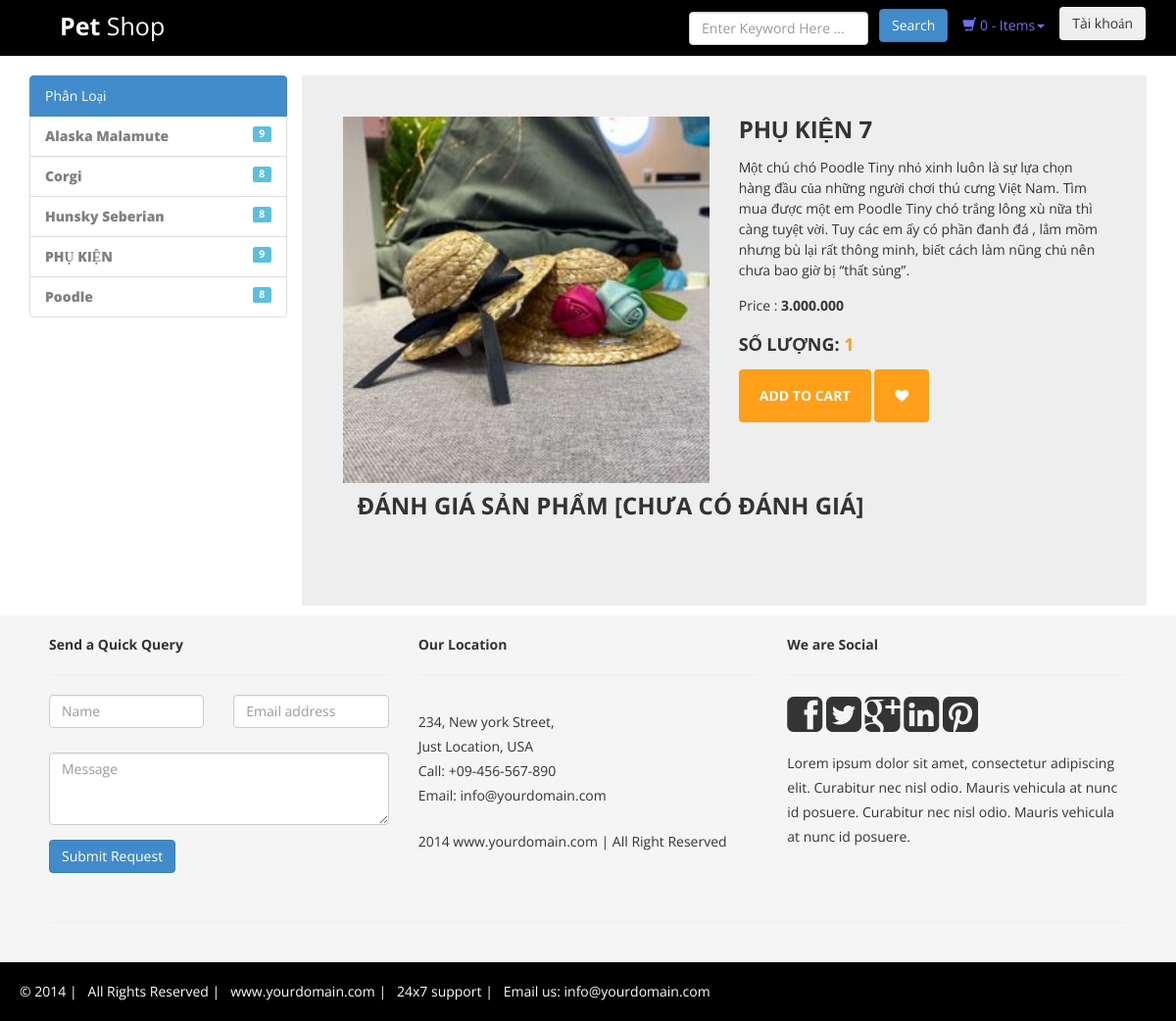
Page /DetailProduct/SayHi/15 on the committed database.
### tables this page shows
CREATE TABLE IF NOT EXISTS `sanpham` (
  `idSP` int(11) NOT NULL AUTO_INCREMENT,
  `LoaiSP` varchar(100) NOT NULL,
  `TenSP` varchar(70) NOT NULL,
  `AnhSP` varchar(256) NOT NULL,
  `GiaSP` int(11) NOT NULL,
  `giamgia` int(5) NOT NULL DEFAULT 0,
  `SoLuong` int(11) NOT NULL,
  `NoiDung` text NOT NULL,
  `ngaythem` datetime NOT NULL,
  PRIMARY KEY (`idSP`,`LoaiSP`),
  KEY `KF_1` (`LoaiSP`)
);

### mvc/core/Controller.php (called while the page is built, shortened)
<?php
class Controller{
    public function view($view, $data=[]){
        require_once "./mvc/views/".$view.".php";
    }
}
?>

### mvc/controllers/DetailProduct.php (called while the page is built, shortened)
<?php
    class DetailProduct extends Controller{
        public $sp;
        public $loai;
        public $binhluan;
        public function __construct(){
            $this->sp = $this->model('SanPhamModel');
            $this->loai = $this->model('LoaiSPModel');
            $this->binhluan = $this->model('BinhLuanModel');
        }
        function SayHi(){
            if(isset($_GET['url']))
            $arr = explode("/",$_GET['url']);
            if(isset($arr[2]))
            $idsp = $arr[2];
            $a = json_decode($this->binhluan->GetStarById($idsp));
            if(!empty($a))
                $star = round($a->star,1);
                else
                $star = "Chưa có đánh giá";
            $this->view('master1',[
                'page' => 'DetailProduct',
                "loaisp" => json_decode($this->loai->GetLoaiSPMenuLeft()),
                "menu-left" => "menu-left",
                'sp' => json_decode($this->sp->GetProductById($idsp)),
                'comment' => json_decode($this->binhluan->SelectAll($idsp)),
                'star' => $star
            ]);
        }
    }
?>

### mvc/core/App.php (called while the page is built, shortened)
<?php
class App{
    protected $action="sayhi";
    function __construct(){
        $arr = $this->UrlProcess();
        if( file_exists("./mvc/controllers/".$arr[0].".php") ){
            unset($arr[0]);
        }
        $this->controller = new $this->controller;
        if(isset($arr[1])){
            if( method_exists( $this->controller , $arr[1]) ){
                $this->action = $arr[1];
            }
            unset($arr[1]);
        }
        $this->params = $arr?array_values($arr):[];
        call_user_func_array([$this->controller, $this->action], $this->params);
    }
    function UrlProcess(){
        if( isset($_GET["url"]) ){
            return explode("/", filter_var(trim($_GET["url"], "/")));
        }
    }
}
?>

### index.php (called while the page is built, shortened)
<?php
$myApp = new App();
?>

### mvc/core/DB.php (called while the page is built, shortened)
<?php
class DB{
    protected $servername = "localhost";
    protected $username = "root";
    protected $password = "";
    protected $dbname = "shoppet";
    protected $port = "3306";
    function __construct(){
        $this->con = mysqli_connect($this->servername, $this->username, $this->password,$this->dbname,$this->port);
    }
}
?>

### mvc/models/LoaiSPModel.php (called while the page is built, shortened)
<?php
class LoaiSPModel extends DB{
    public function GetLoaiSPMenuLeft(){
        $sql = "SELECT TenLoai,loaisp,COUNT(tensp) as soluong
        FROM `loaisp` JOIN sanpham on MaLoai = loaisp
        GROUP BY loaisp";
        $rs = mysqli_query($this->con,$sql);
        $arr = [];
        while($row = mysqli_fetch_assoc($rs))
        {
            $arr[] = array(
                "ten" => $row['TenLoai'],
                "loai" => $row['loaisp'],
                "soluong" => $row['soluong']
            );
        }
        return json_encode($arr);
    }
}
?>

### mvc/models/SanPhamModel.php (called while the page is built, shortened)
<?php
class SanPhamModel extends DB{
    public function GetProductById($idsp){
        $qr = "SELECT * FROM sanpham WHERE idSP = $idsp";
        $rs = mysqli_query($this->con, $qr);
        $arr = [];
        while($row = mysqli_fetch_assoc($rs))
        {
            $arr1 = array(
                "idsp" => $row["idSP"],
                "loai" => $row["LoaiSP"],
                "ten" => $row["TenSP"],
                "anh" => $row["AnhSP"],
                "gia" => $row["GiaSP"],
                "soluong" => $row["SoLuong"],
                "noidung" => $row["NoiDung"],
                "ngaythem" => $row["ngaythem"],
                "giamgia" => $row["giamgia"]
            );
            $arr[] = $arr1;
        }
        return json_encode($arr);
    }
}
?>

### mvc/views/pages/DetailProduct.php (the view, shortened to what this page needs)
<div class="container">
    <div class="card">
        <div class="container-fliud">
            <div class="wrapper row">
                <form action="./ShoppingCart/AddToCart" method="POST">
                    <div class="preview col-md-6">
                        <div class="preview-pic tab-content">
                            <div class="tab-pane active" id="pic-1"><img src="<?php echo $data['sp'][0]->anh; ?>" />
                            </div>
                        </div>
                    </div>
                    <div class="details col-md-6">
                        <h3 class="product-title"><?php echo $data['sp'][0]->ten; ?></h3>
                        <p class="product-description"><?php echo $data['sp'][0]->noidung; ?></p>
                        <p>Price :
                            <strong
                                <?php if($data['sp'][0]->giamgia>0) echo 'class="sale"' ?>><?php echo number_format($data['sp'][0]->gia,0,"","."); ?></strong>
                        </p>
                        <h4 class="price">Số lượng: <span><?php echo $data['sp'][0]->soluong; ?></span></h4>
                        <div class="action">
                            <button class="add-to-cart btn btn-default" type="submit">add to cart</button>
                            <button class="like btn btn-default" type="button"><span
                                    class="fa fa-heart"></span></button>
                        </div>
                    </div>
                </form>
            </div>
        </div>
        <div class="container mt-5">
            <div class="d-flex justify-content-center row">
                <div class="col-md-6">
                    <div class="p-3 bg-white rounded">
                        <h3 class="product-title">Đánh giá sản phẩm
                            [<?php  if(isset($data['star'])) echo $data['star']; ?>]
                        </h3>
                    </div>
                </div>
            </div>
        </div>
    </div>
</div>
</div>

### mvc/views/master1.php (shortened to what this page needs)
<!DOCTYPE html>
<html lang="en">
<head>
    <link href="./mvc/views/assets/css/bootstrap.css" rel="stylesheet">
    <link href="./mvc/views/assets/css/font-awesome.min.css" rel="stylesheet">
    <link href="./mvc/views/assets/ItemSlider/css/main-style.css" rel="stylesheet">
    <link href="./mvc/views/assets/css/style.css" rel="stylesheet">
</head>
<body>
    <nav class="navbar navbar-default" role="navigation">
        <?php require_once "./mvc/views/blocks/menu.php"; ?>
    </nav>
    <div class="container">
        <div class="row">
            <?php if(isset($data['menu-left'])) include_once "./mvc/views/blocks/".$data['menu-left'].".php" ?>
            <?php include_once "./mvc/views/pages/".$data['page'].".php"; ?>
        </div>
        <?php include_once "./mvc/views/blocks/footer.php" ?>
</body>
</html>

### mvc/views/blocks/menu.php (shortened to what this page needs)
<div class="container-fluid">
    <div class="navbar-header">
        <a class="navbar-brand" href="#"><strong>Pet</strong> Shop</a>
    </div>
    <div class="collapse navbar-collapse" id="bs-example-navbar-collapse-1">
        <ul class="nav navbar-nav navbar-right">
            <li class="dropdown">
                <a style="color:#6A75F0;" href="#" class="dropdown-toggle" data-toggle="dropdown" role="button"
                    aria-expanded="false"> <span class="glyphicon glyphicon-shopping-cart"></span>
                    <?php if(isset($_SESSION['Cart'])) echo Count($_SESSION['Cart']); else echo 0 ?> - Items<span
                        class="caret"></span></a>
            </li>
            <?php
                        if(isset($_SESSION['username']))
                        {
                    ?>
            <li style="padding-top:3%">
                <div class="dropdown">
                    <button class="btn btn-secondary dropdown-toggle" type="button" id="dropdownMenu2"
                        data-toggle="dropdown" aria-haspopup="true" aria-expanded="false">
                        <?php echo $_SESSION['username']; ?>
                    </button>
                    <div style="padding:0px" class="dropdown-menu" aria-labelledby="dropdownMenu2">
                        <button style="width:100%" id="logout" type="button" class="btn btn-primary">Đăng
                            Xuất</button>
                        <?php if(isset($_SESSION["typeuser"]) && $_SESSION["typeuser"] == "admin") { ?>
                        <a href="./AdminInfo"><button style="width:100%" id="option3" type="button"
                                class="btn btn-primary" data-target="#registerModal1">Admin</button></a>
                        <?php }?>
                    </div>
                </div>
            </li>
            <?php }else { ?>
            <li style="padding-top:3%">
                <div class="dropdown">
                    <button class="btn btn-secondary dropdown-toggle" type="button" id="dropdownMenu2"
                        data-toggle="dropdown" aria-haspopup="true" aria-expanded="false">
                        Tài khoản
                    </button>
                </div>
            </li>
            <?php } ?>
        </ul>
        <form class="navbar-form navbar-right" role="search" method="post" action="./Home/Search">
            <div class="form-group">
                <input name="keyword" type="text" placeholder="Enter Keyword Here ..." class="form-control" required>
            </div>
            <button type="submit" class="btn btn-primary">Search</button>
        </form>
    </div>
</div>

### mvc/views/blocks/menu-left.php
<div class="col-md-3">
                <div>
                    <a href="#" class="list-group-item active">Phân Loại
                    </a>
                    <ul class="list-group">
                        <?php foreach($data['loaisp'] as $value){ ?>
                        <li class="list-group-item"><a href="./Home/Sayhi/<?php echo $value->loai; ?>"><?php echo $value->ten; ?></a>
      <span class="label label-info pull-right"><?php echo $value->soluong; ?></span>
                        </li>
                        <?php } ?>
                    </ul>
                </div>
            </div>

### mvc/views/blocks/footer.php
<div class="col-md-12 footer-box">
        <div class="row">
            <div class="col-md-4">
                <strong>Send a Quick Query </strong>
                <hr>
                <form>
                    <div class="row">
                        <div class="col-md-6 col-sm-6">
                            <div class="form-group">
                                <input type="text" class="form-control" required="required" placeholder="Name">
                            </div>
                        </div>
                        <div class="col-md-6 col-sm-6">
                            <div class="form-group">
                                <input type="text" class="form-control" required="required" placeholder="Email address">
                            </div>
                        </div>
                    </div>
                    <div class="row">
                        <div class="col-md-12 col-sm-12">
                            <div class="form-group">
                                <textarea name="message" id="message" required="required" class="form-control" rows="3" placeholder="Message"></textarea>
                            </div>
                            <div class="form-group">
                                <button type="submit" class="btn btn-primary">Submit Request</button>
                            </div>
                        </div>
                    </div>
                </form>
            </div>
            <div class="col-md-4">
                <strong>Our Location</strong>
                <hr>
                <p>
                     234, New york Street,<br />
                                    Just Location, USA<br />
                    Call: +09-456-567-890<br>
                    Email: info@yourdomain.com<br>
                </p>
                2014 www.yourdomain.com | All Right Reserved
            </div>
            <div class="col-md-4 social-box">
                <strong>We are Social </strong>
                <hr>
                <a href="#"><i class="fa fa-facebook-square fa-3x "></i></a>
                <a href="#"><i class="fa fa-twitter-square fa-3x "></i></a>
                <a href="#"><i class="fa fa-google-plus-square fa-3x c"></i></a>
                <a href="#"><i class="fa fa-linkedin-square fa-3x "></i></a>
                <a href="#"><i class="fa fa-pinterest-square fa-3x "></i></a>
                <p>
                    Lorem ipsum dolor sit amet, consectetur adipiscing elit. Curabitur nec nisl odio. Mauris vehicula at nunc id posuere. Curabitur nec nisl odio. Mauris vehicula at nunc id posuere.
                </p>
            </div>
        </div>
        <hr>
    </div>
    <div class="col-md-12 end-box ">
        &copy; 2014 | &nbsp; All Rights Reserved | &nbsp; www.yourdomain.com | &nbsp; 24x7 support | &nbsp; Email us: info@yourdomain.com
    </div>

### mvc/views/assets/css/style.css (style rules this page uses)
h1, h2, h3, h4, h5, h6 { font-family:'Open Sans', sans-serif; }
.navbar-brand { font-size: 25px; padding: 15px 80px 15px 60px; }
.navbar-default .navbar-brand { color: #000000; }
.navbar-default { background-color: #000000; border-color: #000000; }
.navbar { border-radius: 0px; }
.navbar-default .navbar-nav > li > a { color: #FFF; }
.navbar-default .navbar-brand { color: #FFFFFF; }
.row { margin-bottom:10px; }
.btn { margin-bottom:5px; }
.list-group a { font-size:14px; font-weight:900; color:#808080; }
.footer-box { background-color:#F5F5F5; padding:20px 50px 20px 50px; }
.footer-box a { color:#808080; text-decoration:none; }
.footer-box p { padding-top:15px; padding-bottom:15px; line-height:25px; }
.social-box a { color:#333436; text-decoration:none; }
.end-box { padding:20px; color:#fff; background-color:#000; font-size:14px; }
body { font-family: 'open sans'; overflow-x: hidden; }
img { max-width: 100%; }
.preview { display: -webkit-box; display: -webkit-flex; display: -ms-flexbox; display: flex; -webkit-box-orient: vertical; -webkit-box-direction: normal; -webkit-flex-direction: column; -ms-flex-direction: column; flex-direction: column; }
.preview-pic { -webkit-box-flex: 1; -webkit-flex-grow: 1; -ms-flex-positive: 1; flex-grow: 1; }
.tab-content { overflow: hidden; }
.tab-content img { width: 100%; -webkit-animation-name: opacity; animation-name: opacity; -webkit-animation-duration: .3s; animation-duration: .3s; }
.card { margin-top: 0px; background: #eee; padding: 3em; line-height: 1.5em; font-family: 'open sans'; overflow-x: hidden; }
@media screen and (min-width: 997px) { .wrapper { display: -webkit-box; display: -webkit-flex; display: -ms-flexbox; display: flex; } }
.details { display: -webkit-box; display: -webkit-flex; display: -ms-flexbox; display: flex; -webkit-box-orient: vertical; -webkit-box-direction: normal; -webkit-flex-direction: column; -ms-flex-direction: column; flex-direction: column; }
.product-title, .price, .sizes, .colors { text-transform: UPPERCASE; font-weight: bold; }
.checked, .price span { color: #ff9f1a; }
.product-title, .rating, .product-description, .price, .vote, .sizes { margin-bottom: 15px; }
.product-title { margin-top: 0; }
.add-to-cart, .like { background: #ff9f1a; padding: 1.2em 1.5em; border: none; text-transform: UPPERCASE; font-weight: bold; color: #fff; -webkit-transition: background .3s ease; transition: background .3s ease; }

### rows in the picture
sanpham: AnhSP (picture), TenSP "PHỤ KIỆN 7", NoiDung "Một chú chó Poodle Tiny nhỏ xinh luôn là sự lựa chọn hàng đầu của những người chơi thú cưng Việt Nam. Tìm mua được một em Poodle Tiny chó trắng lông xù nữa thì càng tuyệt vời. Tuy các em ấy có phần đanh đá , lắm mồm nhưng bù lại rất thông minh, biết cách làm nũng chủ nên chưa bao giờ bị “thất sủng”.", GiaSP "3.000.000", SoLuong "1"

### other values in the picture
$value->ten "Alaska Malamute"
$value->soluong "9"
$value->ten "Corgi"
$value->soluong "8"
$value->ten "Hunsky Seberian"
$value->ten "PHỤ KIỆN"
$value->ten "Poodle"
$data['star'] "CHƯA CÓ ĐÁNH GIÁ"
